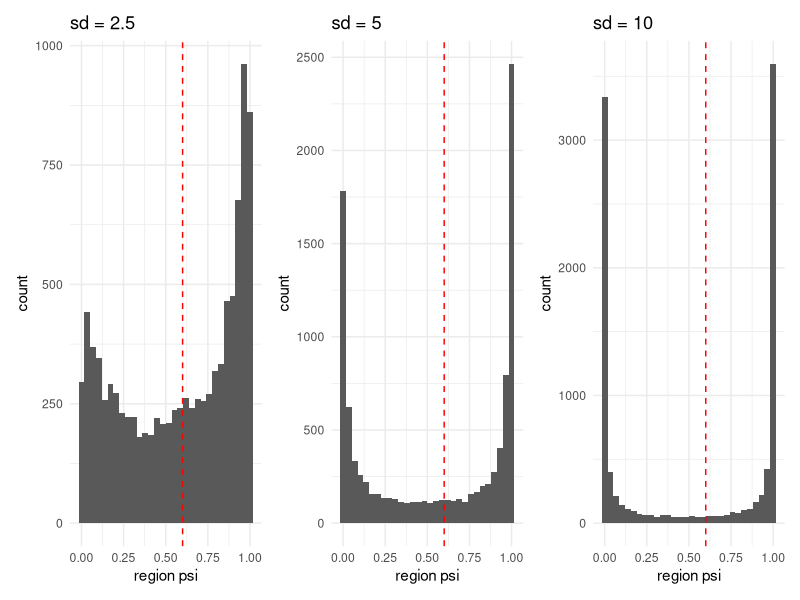
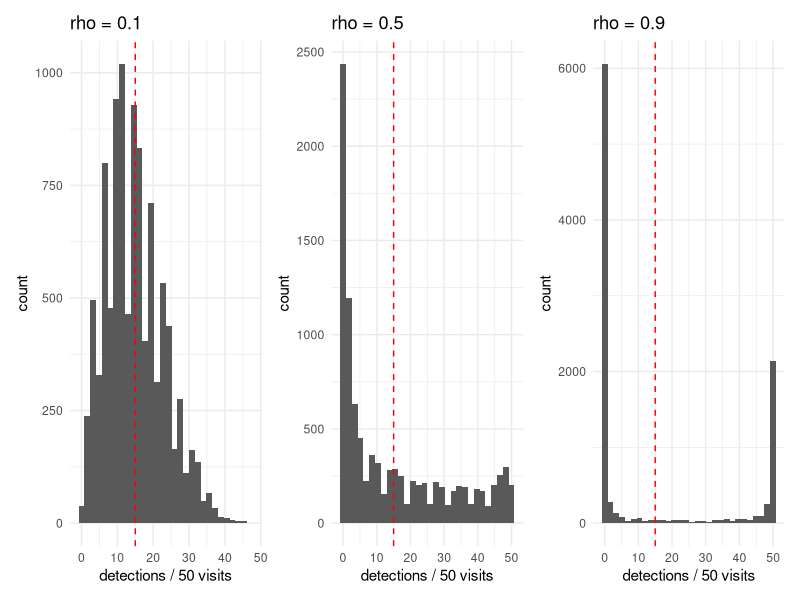
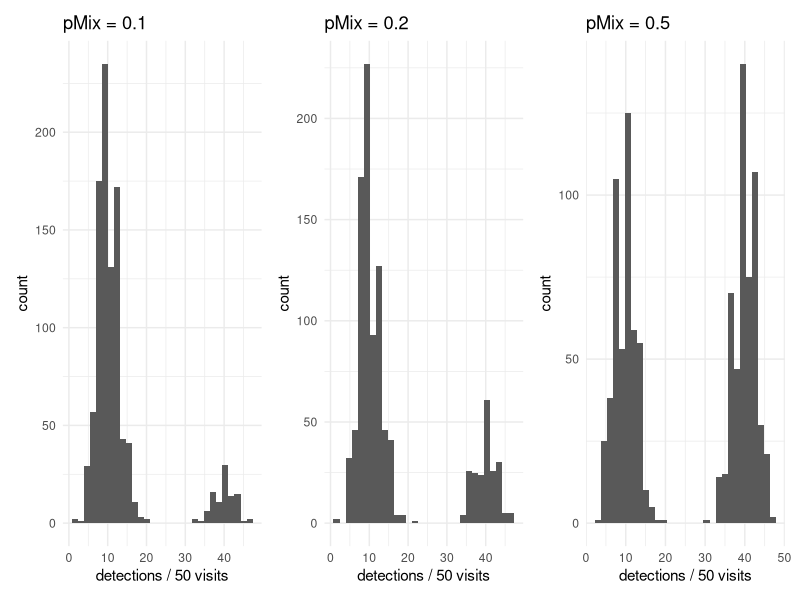
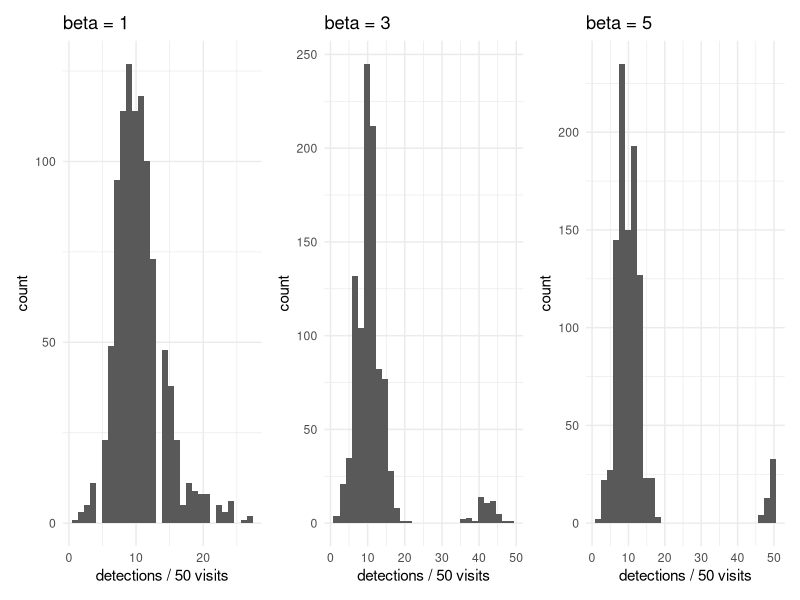
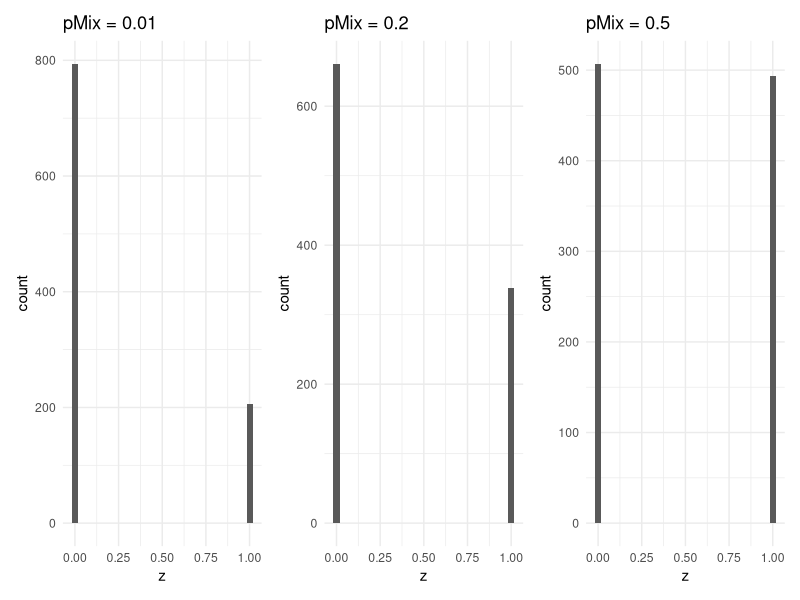
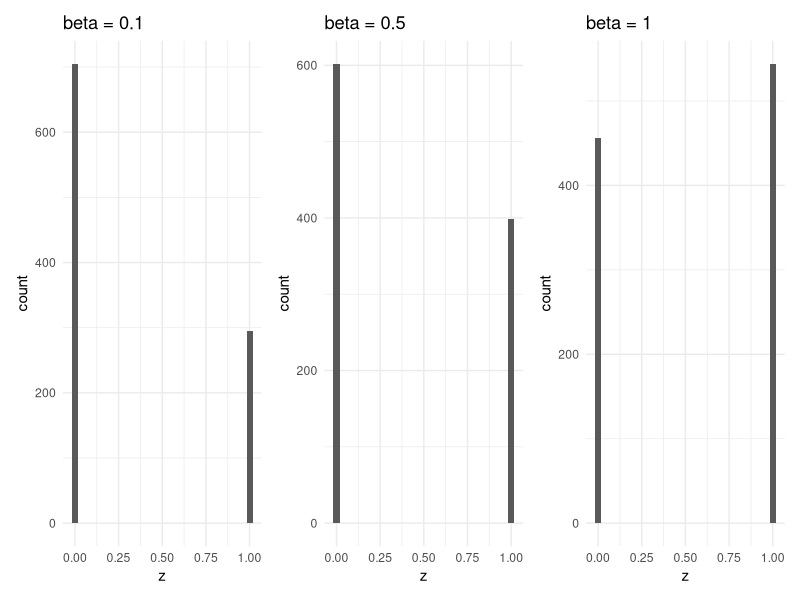

Recreate these plots in R, in order.
library(tidyverse)
library(patchwork)

# non independent sites
psi <- 0.6

sd_2.5 <- plogis(rnorm(10000, psi, 2.5))
sd_5 <- plogis(rnorm(10000, psi, 5))
sd_10 <- plogis(rnorm(10000, psi, 10))

plot_sd2.5 <- ggplot() +
  geom_histogram(aes(x = sd_2.5)) +
  geom_vline(aes(xintercept = psi), color = "red", linetype = "dashed") +
  labs(x = "region psi", y = "count") +
  ggtitle("sd = 2.5") +
  theme_minimal()

plot_sd5 <- ggplot() +
  geom_histogram(aes(x = sd_5)) +
  geom_vline(aes(xintercept = psi), color = "red", linetype = "dashed") +
  labs(x = "region psi", y = "count") +
  ggtitle("sd = 5") +
  theme_minimal()

plot_sd10 <- ggplot() +
  geom_histogram(aes(x = sd_10)) +
  geom_vline(aes(xintercept = psi), color = "red", linetype = "dashed") +
  labs(x = "region psi", y = "count") +
  ggtitle("sd = 10") +
  theme_minimal()

final_sd_plot <- plot_sd2.5 + plot_sd5 + plot_sd10 + plot_layout(nrow = 1)
ggsave("figures/model_breaking_mechanisms/modelbreak_nonind.png", 
       dpi = 400, width = 7, height = 3)

# beta binomial detection
p <- 0.3
nVisits <- 50

rho_0.1 <- VGAM::rbetabinom(10000, nVisits, p, 0.1)
rho_0.5 <- VGAM::rbetabinom(10000, nVisits, p, 0.5)
rho_0.9 <- VGAM::rbetabinom(10000, nVisits, p, 0.9)

plot_rho0.1 <- ggplot() +
  geom_histogram(aes(x = rho_0.1)) +
  geom_vline(aes(xintercept = p * nVisits), 
             color = "red", linetype = "dashed") +
  labs(x = "detections / 50 visits", y = "count") +
  ggtitle("rho = 0.1") +
  theme_minimal()

plot_rho0.5 <- ggplot() +
  geom_histogram(aes(x = rho_0.5)) +
  geom_vline(aes(xintercept = p * nVisits), 
             color = "red", linetype = "dashed") +
  labs(x = "detections / 50 visits", y = "count") +
  ggtitle("rho = 0.5") +
  theme_minimal()

plot_rho0.9 <- ggplot() +
  geom_histogram(aes(x = rho_0.9)) +
  geom_vline(aes(xintercept = p * nVisits), 
             color = "red", linetype = "dashed") +
  labs(x = "detections / 50 visits", y = "count") +
  ggtitle("rho = 0.9") +
  theme_minimal()

final_rho_plot <- plot_rho0.1 + plot_rho0.5 + plot_rho0.9 + 
  plot_layout(nrow = 1)
ggsave("figures/model_breaking_mechanisms/modelbreak_betabin.png", 
       dpi = 400, width = 7, height = 3)


# mixture on detection (heterogeneity across sites)
p1 <- 0.2
p2 <- 0.8
pMix <- c(0.1, 0.2, 0.5)
nSites <- 1000
nVisits <- 50

pvec0.1 <- c(p1, p2)[rbinom(nSites, 1, pMix[1]) + 1]
pvec0.2 <- c(p1, p2)[rbinom(nSites, 1, pMix[2]) + 1]
pvec0.5 <- c(p1, p2)[rbinom(nSites, 1, pMix[3]) + 1]

plot_pMix0.1 <- ggplot() +
  geom_histogram(aes(x = sapply(pvec0.1, function(p) rbinom(1, nVisits, p)))) +
  labs(x = "detections / 50 visits", y = "count") +
  ggtitle("pMix = 0.1") +
  theme_minimal()

plot_pMix0.2 <- ggplot() +
  geom_histogram(aes(x = sapply(pvec0.2, function(p) rbinom(1, nVisits, p)))) +
  labs(x = "detections / 50 visits", y = "count") +
  ggtitle("pMix = 0.2") +
  theme_minimal()

plot_pMix0.5 <- ggplot() +
  geom_histogram(aes(x = sapply(pvec0.5, function(p) rbinom(1, nVisits, p)))) +
  labs(x = "detections / 50 visits", y = "count") +
  ggtitle("pMix = 0.5") +
  theme_minimal()

final_mixturedet_plot <- plot_pMix0.1 + plot_pMix0.2 + plot_pMix0.5 + 
  plot_layout(nrow = 1)
ggsave("figures/model_breaking_mechanisms/modelbreak_mixture_detection.png", 
       final_mixturedet_plot, dpi = 400, 
       width = 7, height = 3)

# detection outliers
p <- 0.2
beta_p <- c(1, 3, 5)
nSites <- 1000
nOutliers <- 0.05 * nSites
nVisits <- 50

p_vec1 <- p_vec3 <- p_vec5 <-rep(p, nSites)

p_vec1[sample(1:nSites, nOutliers, replace = F)] <- 1 / 
  (1 + exp(-(log(p / (1 - p)) + beta_p[1])))
p_vec3[sample(1:nSites, nOutliers, replace = F)] <- 1 / 
  (1 + exp(-(log(p / (1 - p)) + beta_p[2])))
p_vec5[sample(1:nSites, nOutliers, replace = F)] <- 1 / 
  (1 + exp(-(log(p / (1 - p)) + beta_p[3])))

plot_pOut1 <- ggplot() +
  geom_histogram(aes(x = sapply(p_vec1, function(p) rbinom(1, nVisits, p)))) +
  labs(x = "detections / 50 visits", y = "count") +
  ggtitle("beta = 1") +
  theme_minimal()

plot_pOut3 <- ggplot() +
  geom_histogram(aes(x = sapply(p_vec3, function(p) rbinom(1, nVisits, p)))) +
  labs(x = "detections / 50 visits", y = "count") +
  ggtitle("beta = 3") +
  theme_minimal()

plot_pOut5 <- ggplot() +
  geom_histogram(aes(x = sapply(p_vec5, function(p) rbinom(1, nVisits, p)))) +
  labs(x = "detections / 50 visits", y = "count") +
  ggtitle("beta = 5") +
  theme_minimal()

final_outdet_plot <- plot_pOut1 + plot_pOut3 + plot_pOut5 + 
  plot_layout(nrow = 1)
ggsave("figures/model_breaking_mechanisms/modelbreak_outlier_detection.png", 
       final_outdet_plot, dpi = 400, 
       width = 7, height = 3)

# mixture on occupancy
psi1 <- 0.2
psi2 <- 0.8
pMix <- c(0.01, 0.2, 0.5)
nSites <- 1000
nRegions <- nSites / 5
nVisits <- 50

psivec0.01 <- rbinom(nSites, 1, 
                    p = rep(c(psi1, psi2)[rbinom(nRegions, 1, pMix[1]) + 1],
                            each = nSites / nRegions))
psivec0.2 <- rbinom(nSites, 1, 
                    p = rep(c(psi1, psi2)[rbinom(nRegions, 1, pMix[2]) + 1],
                            each = nSites / nRegions))
psivec0.5 <- rbinom(nSites, 1, 
                    p = rep(c(psi1, psi2)[rbinom(nRegions, 1, pMix[3]) + 1],
                            each = nSites / nRegions))

plot_oMix0.01 <- ggplot() +
  geom_histogram(aes(x = psivec0.01)) +
  labs(x = "z", y = "count") +
  ggtitle("pMix = 0.01") +
  theme_minimal()

plot_oMix0.2 <- ggplot() +
  geom_histogram(aes(x = psivec0.2)) +
  labs(x = "z", y = "count") +
  ggtitle("pMix = 0.2") +
  theme_minimal()

plot_oMix0.5 <- ggplot() +
  geom_histogram(aes(x = psivec0.5)) +
  labs(x = "z", y = "count") +
  ggtitle("pMix = 0.5") +
  theme_minimal()

final_mixtureocc_plot <- plot_oMix0.01 + plot_oMix0.2 + plot_oMix0.5 + 
  plot_layout(nrow = 1)
ggsave("figures/model_breaking_mechanisms/modelbreak_mixture_occ.png", 
       final_mixtureocc_plot, dpi = 400, 
       width = 7, height = 3)


# occupancy outliers
p <- 0.2
psi <- 0.3
beta_o <- c(0.1, 0.5, 1)
nSites <- 1000
nRegions <- nSites / 5
nOutliers <- 0.05 * nRegions
nVisits <- 50

psi_region <- rep(psi, nRegions)

psi_vec0.1 <- rep(psi_region[sample(1:nRegions, nOutliers, replace = F)] <- 1 / 
                  (1 + exp(-(log(psi / (1 - psi)) + beta_o[1]))), 
                each = nSites/nRegions)

psi_vec0.5 <- rep(psi_region[sample(1:nRegions, nOutliers, replace = F)] <- 1 / 
                  (1 + exp(-(log(psi / (1 - psi)) + beta_o[2]))), 
                each = nSites/nRegions)

psi_vec1 <- rep(psi_region[sample(1:nRegions, nOutliers, replace = F)] <- 1 / 
                  (1 + exp(-(log(psi / (1 - psi)) + beta_o[3]))), 
                each = nSites/nRegions)

plot_oOut0.1 <- ggplot() +
  geom_histogram(aes(x = rbinom(nSites, 1, psi_vec0.1))) +
  labs(x = "z", y = "count") +
  ggtitle("beta = 0.1") +
  theme_minimal()

plot_oOut0.5 <- ggplot() +
  geom_histogram(aes(x = rbinom(nSites, 1, psi_vec0.5))) +
  labs(x = "z", y = "count") +
  ggtitle("beta = 0.5") +
  theme_minimal()

plot_oOut1 <- ggplot() +
  geom_histogram(aes(x = rbinom(nSites, 1, psi_vec1))) +
  labs(x = "z", y = "count") +
  ggtitle("beta = 1") +
  theme_minimal()

final_outlierocc_plot <- plot_oOut0.1 + plot_oOut0.5 + plot_oOut1 + 
  plot_layout(nrow = 1)
ggsave("figures/model_breaking_mechanisms/modelbreak_outlier_occ.png", 
       final_outlierocc_plot, dpi = 400, 
       width = 7, height = 3)
